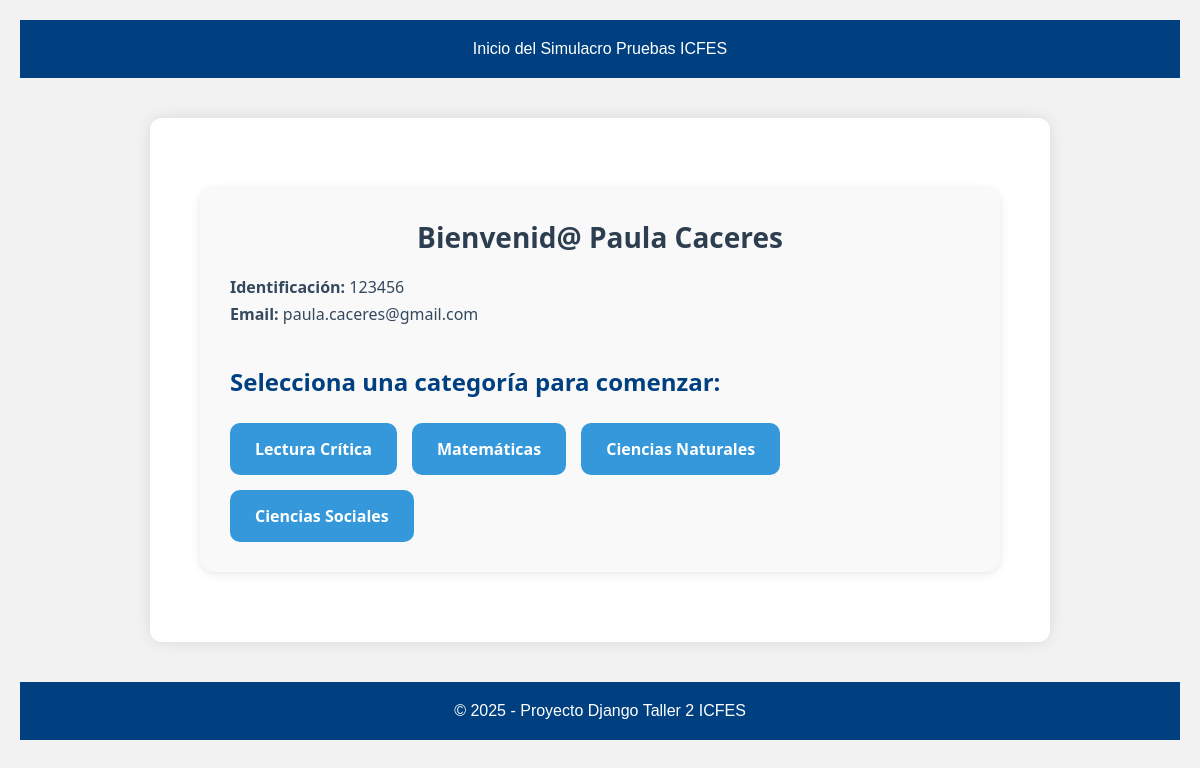
The page /simulacro/11/ on the database its author committed.
### examenes/models.py (models this page shows, shortened)
class User(models.Model):
    nombre = models.CharField(max_length=100)
    documento = models.CharField(max_length=20, unique=True)  # Cédula o TI
    correo = models.EmailField(unique=True)
    colegio = models.CharField(max_length=100, blank=True)
    grado = models.CharField(max_length=50, blank=True)
    ya_presento = models.BooleanField(default=False)
    class Meta:
        verbose_name_plural = "Usuarios"

class Category(models.Model):
    nombre = models.CharField(max_length=100)
    class Meta:
        verbose_name_plural = "Categorias"

### examenes/views.py (the view, shortened to what this page needs)
# urls.py: path('simulacro/<int:estudiante_id>/', views.simulacro_view, name='simulacro'),
def simulacro_view(request, estudiante_id):
    estudiante = get_object_or_404(User, id=estudiante_id)
    categorias = Category.objects.all()
    if 'estudiante_id' not in request.session or request.session['estudiante_id'] != estudiante.id:
        request.session['estudiante_id'] = estudiante.id
        request.session['categorias_respondidas'] = []
        request.session['respuestas_parciales'] = {}
        request.session['examen_guardado'] = False
        request.session.modified = True
    respondidas = request.session.get("categorias_respondidas", [])
    return render(request, 'simulacro.html', {
        'estudiante': estudiante,
        'categorias': categorias,
        'respondidas': respondidas,
    })

### examenes/templates/simulacro.html
{% extends 'base.html' %}
{% block container %}
<header>Inicio del Simulacro Pruebas ICFES</header>
<div class="icfes">
    <div class="info">
        <div class="simulacro-contenedor">
            <h1>Bienvenid@ {{ estudiante.nombre }} {{ estudiante.apellido }}</h1>
            <p><strong>Identificación:</strong> {{ estudiante.documento }}</p>
            <p><strong>Email:</strong> {{ estudiante.correo }}</p>
            <h2>Selecciona una categoría para comenzar:</h2>
            <div class="categorias-lista">
                {% for categoria in categorias %}
                    {% if categoria.id in respondidas %}
                        <button class="boton-categoria" disabled>{{ categoria.nombre }} (Respondida)</button>
                    {% else %}
                        <a class="boton-categoria" href="{% url 'ver_preguntas_categoria' estudiante.id categoria.id %}">
                            {{ categoria.nombre }}
                        </a>
                    {% endif %}
                {% endfor %}
            </div>
        </div>
    </div>
</div>
{% endblock %}

### examenes/static/css/style.css (style rules this page uses)
* { margin: 0; padding: 0; box-sizing: border-box; }
body { font-family: Arial, sans-serif; background-color: #f2f2f2; color: #333; padding: 20px; }
header, footer { text-align: center; padding: 20px; background-color: #004080; color: white; margin-bottom: 20px; }
h1 { font-size: 1.8em; }
h2 { color: #004080; margin-top: 40px; margin-bottom: 10px; }
.icfes { display: flex; flex-wrap: wrap; align-items: flex-start; background-color: white; margin-bottom: 30px; border-radius: 10px; box-shadow: 0 2px 6px rgba(0,0,0,0.1); padding: 15px; gap: 20px; }
.info { flex: 1; min-width: 250px; }
.simulacro-contenedor { background-color: #f9f9f9; padding: 30px; margin: 40px auto; max-width: 800px; border-radius: 15px; box-shadow: 0px 2px 10px rgba(0, 0, 0, 0.1); }
.simulacro-contenedor h1 { font-size: 28px; margin-bottom: 15px; color: #2c3e50; }
.simulacro-contenedor p { font-size: 18px; margin: 5px 0; }
.categorias-lista { display: flex; flex-wrap: wrap; gap: 15px; margin-top: 25px; }
.boton-categoria { padding: 15px 25px; background-color: #3498db; color: white; border-radius: 10px; text-decoration: none; font-weight: bold; transition: 0.3s; }
.icfes { max-width: 900px; margin: 40px auto; padding: 30px; background-color: #ffffff; border-radius: 12px; box-shadow: 0 0 15px rgba(0,0,0,0.1); font-family: 'Segoe UI', sans-serif; }
.simulacro-contenedor h1 { text-align: center; color: #2c3e50; margin-bottom: 20px; }
.simulacro-contenedor p { font-size: 16px; color: #34495e; }

### rows shown on the page
User: nombre "Paula Caceres", documento "123456", correo "paula.caceres@gmail.com"
Category: nombre "Lectura Crítica"
Category: nombre "Matemáticas"
Category: nombre "Ciencias Naturales"
Category: nombre "Ciencias Sociales"
